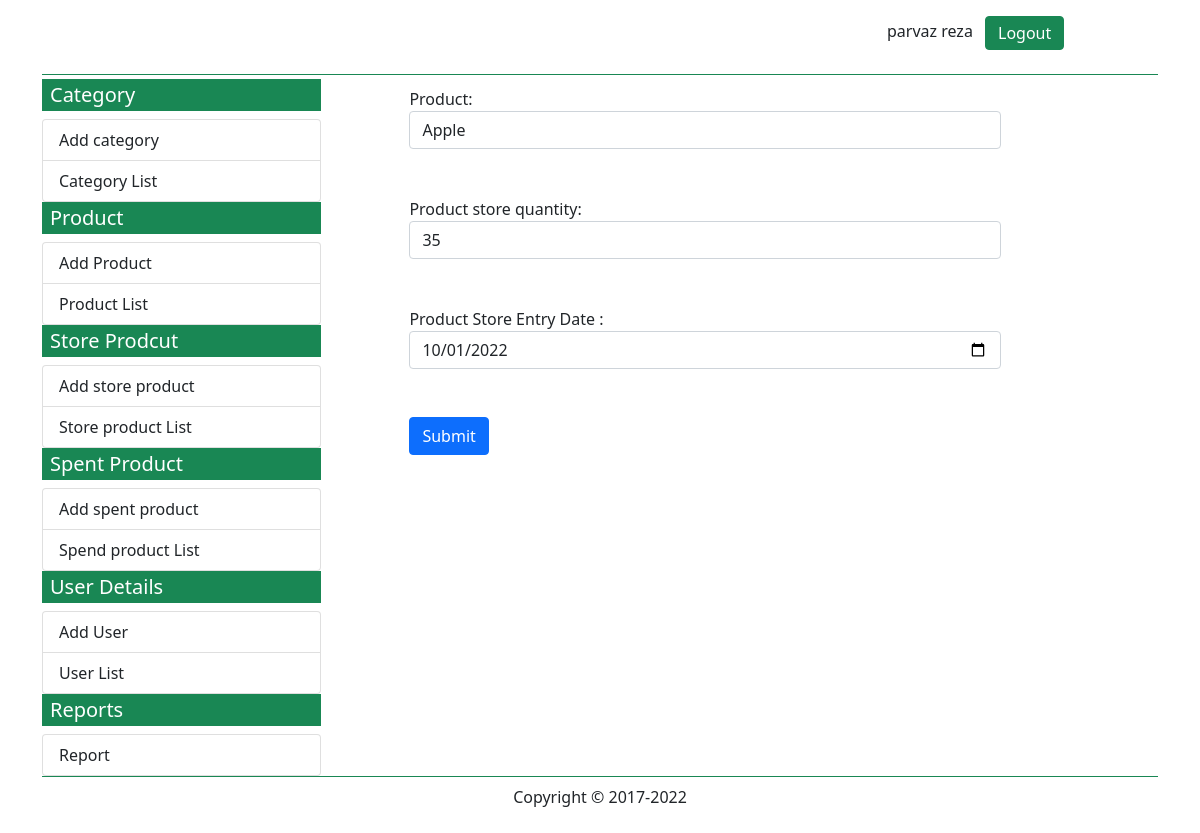
Screenshot of /edit_spend_product.php?id=1 (signed in) with the database file from the repository.
### tables this page shows
CREATE TABLE `spend_product` (
  `spend_product_id` int(11) NOT NULL,
  `spend_product_name` int(11) NOT NULL,
  `spend_product_quantity` int(11) NOT NULL,
  `spend_product_entrydate` varchar(10) NOT NULL
);

CREATE TABLE `product` (
  `product_id` int(11) NOT NULL,
  `product_name` varchar(20) NOT NULL,
  `product_category` int(5) NOT NULL,
  `product_code` varchar(10) NOT NULL,
  `product_entrydate` varchar(10) NOT NULL
);

### edit_spend_product.php (the view, shortened to what this page needs)
<?php
require('myfunction.php');
$user_first_name = $_SESSION['user_first_name'] ;
$user_last_name = $_SESSION['user_last_name'] ;
?>
<!DOCTYPE html>
<html lang="en">
<head>
    <link rel="stylesheet" href="css/all.min.css">
    <link rel="stylesheet" href="css/fontawesome.min.css">
    <link rel="stylesheet" href="css/custom.css">
    <link href="https://cdn.jsdelivr.net/npm/bootstrap@5.0.2/dist/css/bootstrap.min.css" rel="stylesheet">
</head>
<body>
<?php
    if(!empty($user_first_name) && !empty($user_last_name)){
?>
<div class="container">
        <div class="container-fluid border-bottom border-success mb-0">
                    <?php include('topbar.php'); ?>
        </div>
        <div class="container-fluid mt-1">
            <div class="row">
                <div class="col-md-3 p-0 m-0 border-end-0">
                    <?php include('leftbar.php'); ?>
                </div>
                <div class="col-md-9">
                <div class="row p-2">
                    <div class="col-md-1"></div>
                    <div class="col-md-9">
                    <?php
if(isset($_GET['id'])){
    $getid = $_GET['id'];
    $sql = "SELECT * FROM spend_product WHERE spend_product_id ='$getid'";
    $query = mysqli_query($conn, $sql);
    $data = mysqli_fetch_assoc($query);
    $spend_product_name = $data['spend_product_name'];
    $spend_product_quantity = $data['spend_product_quantity'];
    $spend_product_entrydate = $data['spend_product_entrydate'];
}
?>
    <form action="<?php echo $_SERVER['PHP_SELF']; ?>" method="GET">
    Product: <br>
    <select name="spend_product_name" id="" class="form-control">
        <?php
            $sql = "SELECT * FROM product";
            $query = mysqli_query($conn, $sql);
            while($data = mysqli_fetch_assoc($query)){
                $data_id = $data['product_id'];
                $data_name = $data['product_name'];
                ?>
            <option value='<?php echo $data_id?>' <?php
                if($spend_product_name==$data_id) echo 'selected'; ?>>
                    <?php echo $data_name; ?>
            </option>;
                <?php
            }
        ?>
    </select><br><br>
    Product store quantity: <br>
    <input type="number" class="form-control" name="spend_product_quantity" value="<?php echo $spend_product_quantity; ?>"><br><br>
    Product Store Entry Date : <br>
    <input type="date" class="form-control" name="spend_product_entrydate" value="<?php echo $spend_product_entrydate; ?>"><br><br>
    <input type="submit" name="" id="" value="Submit" class="btn btn-primary">
</form>
                    </div>
                    <div class="col-md-2"></div>
                </div>
                </div>
            </div>
        </div>
        <div class="container-fluid border-top border-success">
          <?php include('bottombar.php'); ?>
        </div>
<?php
    }else{
header('location:login.php');
}
?>
</div>
</body>
</html>

### rows the page displays
spend_product: spend_product_name "Apple", spend_product_quantity "35", spend_product_entrydate "10/01/2022"

### other values shown
$user_first_name "parvaz"
$user_last_name "reza"
